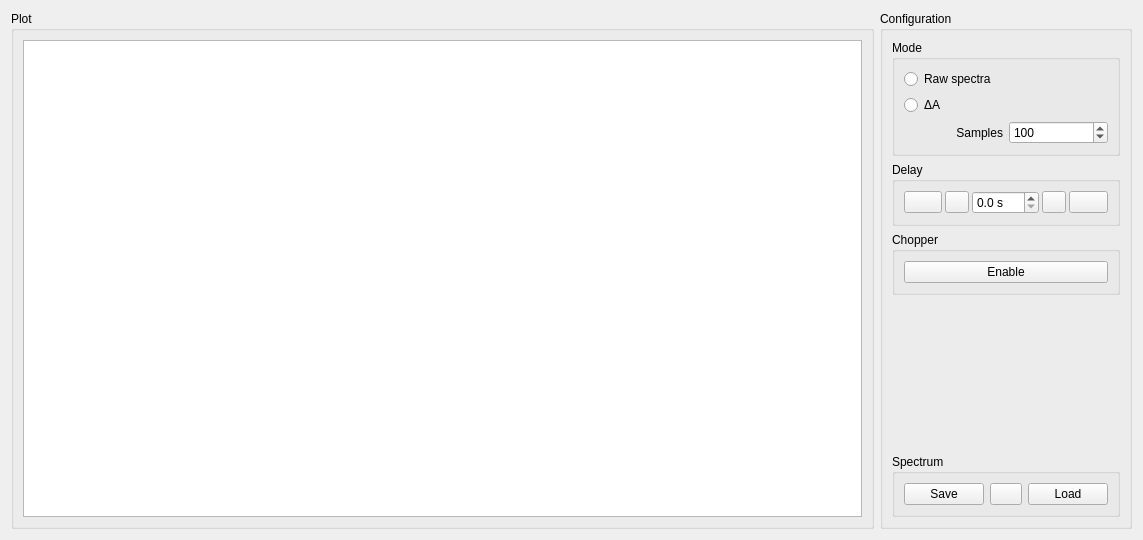
<?xml version="1.0" encoding="UTF-8"?>
<ui version="4.0">
 <class>Frame</class>
 <widget class="QFrame" name="Frame">
  <property name="geometry">
   <rect>
    <x>0</x>
    <y>0</y>
    <width>1143</width>
    <height>540</height>
   </rect>
  </property>
  <property name="windowTitle">
   <string>Frame</string>
  </property>
  <layout class="QHBoxLayout" name="horizontalLayout" stretch="5,1">
   <item>
    <widget class="QGroupBox" name="plotGroupBox">
     <property name="title">
      <string>Plot</string>
     </property>
     <layout class="QVBoxLayout" name="verticalLayout">
      <item>
       <widget class="GraphicsLayoutWidget" name="glw"/>
      </item>
     </layout>
    </widget>
   </item>
   <item>
    <widget class="QGroupBox" name="configurationGroupBox">
     <property name="title">
      <string>Configuration</string>
     </property>
     <layout class="QVBoxLayout" name="verticalLayout_2">
      <item>
       <widget class="QGroupBox" name="modeGroupBox">
        <property name="title">
         <string>Mode</string>
        </property>
        <layout class="QVBoxLayout" name="verticalLayout_3">
         <item>
          <widget class="QRadioButton" name="rawRadioButton">
           <property name="text">
            <string>Raw spectra</string>
           </property>
          </widget>
         </item>
         <item>
          <widget class="QRadioButton" name="deltaARadioButton">
           <property name="text">
            <string>ΔA</string>
           </property>
          </widget>
         </item>
         <item>
          <layout class="QHBoxLayout" name="horizontalLayout_2" stretch="1,1">
           <item>
            <widget class="QLabel" name="label">
             <property name="text">
              <string>Samples</string>
             </property>
             <property name="alignment">
              <set>Qt::AlignRight|Qt::AlignTrailing|Qt::AlignVCenter</set>
             </property>
            </widget>
           </item>
           <item>
            <widget class="QSpinBox" name="samplesSpinBox">
             <property name="minimum">
              <number>1</number>
             </property>
             <property name="maximum">
              <number>1000</number>
             </property>
             <property name="stepType">
              <enum>QAbstractSpinBox::AdaptiveDecimalStepType</enum>
             </property>
             <property name="value">
              <number>100</number>
             </property>
            </widget>
           </item>
          </layout>
         </item>
        </layout>
       </widget>
      </item>
      <item>
       <widget class="QGroupBox" name="delayGroupBox">
        <property name="title">
         <string>Delay</string>
        </property>
        <layout class="QHBoxLayout" name="horizontalLayout_3" stretch="0,1,3,1,0">
         <property name="spacing">
          <number>3</number>
         </property>
         <item>
          <widget class="QPushButton" name="beginPushButton">
           <property name="minimumSize">
            <size>
             <width>24</width>
             <height>0</height>
            </size>
           </property>
           <property name="text">
            <string/>
           </property>
           <property name="icon">
            <iconset resource="../../trspectrometer.qrc">
             <normaloff>:/icons/first</normaloff>:/icons/first</iconset>
           </property>
          </widget>
         </item>
         <item>
          <widget class="QPushButton" name="decPushButton">
           <property name="sizePolicy">
            <sizepolicy hsizetype="MinimumExpanding" vsizetype="Fixed">
             <horstretch>0</horstretch>
             <verstretch>0</verstretch>
            </sizepolicy>
           </property>
           <property name="minimumSize">
            <size>
             <width>24</width>
             <height>0</height>
            </size>
           </property>
           <property name="text">
            <string/>
           </property>
           <property name="icon">
            <iconset resource="../../trspectrometer.qrc">
             <normaloff>:/icons/prev</normaloff>:/icons/prev</iconset>
           </property>
          </widget>
         </item>
         <item>
          <widget class="QDoubleSpinBox" name="delayDoubleSpinBox">
           <property name="keyboardTracking">
            <bool>false</bool>
           </property>
           <property name="suffix">
            <string> s</string>
           </property>
           <property name="decimals">
            <number>1</number>
           </property>
           <property name="singleStep">
            <double>0.500000000000000</double>
           </property>
          </widget>
         </item>
         <item>
          <widget class="QPushButton" name="incPushButton">
           <property name="sizePolicy">
            <sizepolicy hsizetype="MinimumExpanding" vsizetype="Fixed">
             <horstretch>0</horstretch>
             <verstretch>0</verstretch>
            </sizepolicy>
           </property>
           <property name="minimumSize">
            <size>
             <width>24</width>
             <height>0</height>
            </size>
           </property>
           <property name="text">
            <string/>
           </property>
           <property name="icon">
            <iconset resource="../../trspectrometer.qrc">
             <normaloff>:/icons/next</normaloff>:/icons/next</iconset>
           </property>
          </widget>
         </item>
         <item>
          <widget class="QPushButton" name="endPushButton">
           <property name="minimumSize">
            <size>
             <width>24</width>
             <height>0</height>
            </size>
           </property>
           <property name="text">
            <string/>
           </property>
           <property name="icon">
            <iconset resource="../../trspectrometer.qrc">
             <normaloff>:/icons/last</normaloff>:/icons/last</iconset>
           </property>
          </widget>
         </item>
        </layout>
       </widget>
      </item>
      <item>
       <widget class="QGroupBox" name="chopperGroupBox">
        <property name="title">
         <string>Chopper</string>
        </property>
        <layout class="QVBoxLayout" name="verticalLayout_4">
         <item>
          <widget class="QPushButton" name="enablePushButton">
           <property name="text">
            <string>Enable</string>
           </property>
           <property name="checkable">
            <bool>true</bool>
           </property>
          </widget>
         </item>
        </layout>
       </widget>
      </item>
      <item>
       <spacer name="verticalSpacer">
        <property name="orientation">
         <enum>Qt::Vertical</enum>
        </property>
        <property name="sizeHint" stdset="0">
         <size>
          <width>20</width>
          <height>40</height>
         </size>
        </property>
       </spacer>
      </item>
      <item>
       <widget class="QGroupBox" name="spectrumGroupBox">
        <property name="title">
         <string>Spectrum</string>
        </property>
        <layout class="QHBoxLayout" name="horizontalLayout_4" stretch="1,0,1">
         <item>
          <widget class="QPushButton" name="savePushButton">
           <property name="text">
            <string>Save</string>
           </property>
          </widget>
         </item>
         <item>
          <widget class="QPushButton" name="pinPushButton">
           <property name="minimumSize">
            <size>
             <width>32</width>
             <height>0</height>
            </size>
           </property>
           <property name="text">
            <string/>
           </property>
           <property name="icon">
            <iconset resource="../../trspectrometer.qrc">
             <normaloff>:/icons/pin</normaloff>:/icons/pin</iconset>
           </property>
           <property name="checkable">
            <bool>true</bool>
           </property>
          </widget>
         </item>
         <item>
          <widget class="QPushButton" name="loadPushButton">
           <property name="text">
            <string>Load</string>
           </property>
           <property name="checkable">
            <bool>true</bool>
           </property>
          </widget>
         </item>
        </layout>
       </widget>
      </item>
     </layout>
    </widget>
   </item>
  </layout>
 </widget>
 <customwidgets>
  <customwidget>
   <class>GraphicsLayoutWidget</class>
   <extends>QGraphicsView</extends>
   <header>pyqtgraph</header>
  </customwidget>
 </customwidgets>
 <resources>
  <include location="../../trspectrometer.qrc"/>
 </resources>
 <connections/>
</ui>
